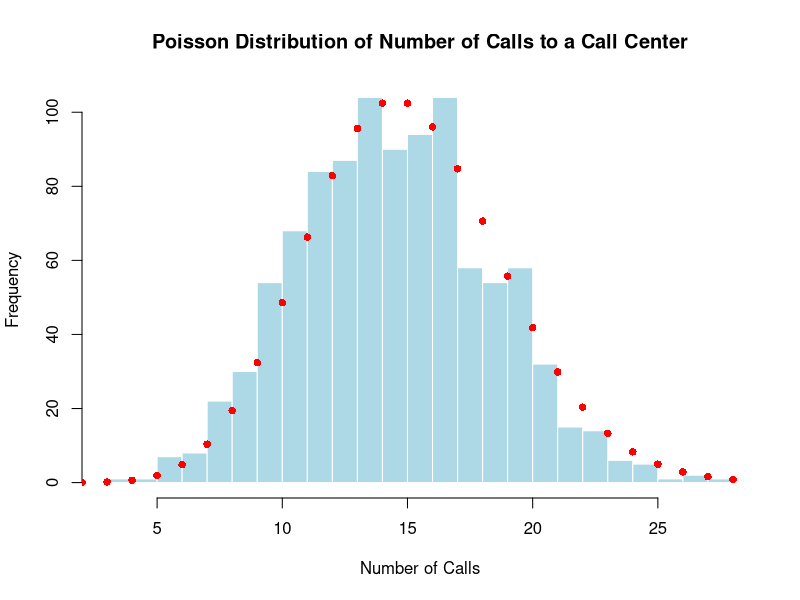

Recreate this plot in R.
# Filename: _054_poisson_realworld.R
# Title: Poisson Distribution Example - Number of Calls to a Call Center
# Author: Raghava | GitHub: @raghavtwenty
# Date Created: June 23, 2024 | Last Updated: June 23, 2024
# Language: R | Version: 4.4.0

# PROBLEM

# We consider a real-world scenario where the number of calls received by a call center
# in an hour follows a Poisson distribution with an average rate of 15 calls per hour.


# Parameters for the Poisson distribution
lambda = 15  # Average rate (calls per hour)

# Number of samples to generate
num_samples = 1000

# Generate random number of calls using the Poisson distribution
num_calls = rpois(num_samples, lambda = lambda)

# Display the first few generated number of calls
print(head(num_calls))

# Plot the histogram of the generated number of calls
hist(num_calls,
    breaks = 30,
    col = "lightblue",
    border = "white",
    main = "Poisson Distribution of Number of Calls to a Call Center",
    xlab = "Number of Calls",
    ylab = "Frequency"
)

# Add the theoretical density line
x_vals = 0:max(num_calls)
points(x_vals,
       dpois(x_vals, lambda = lambda) * num_samples,
    col = "red",
    pch = 16
)
